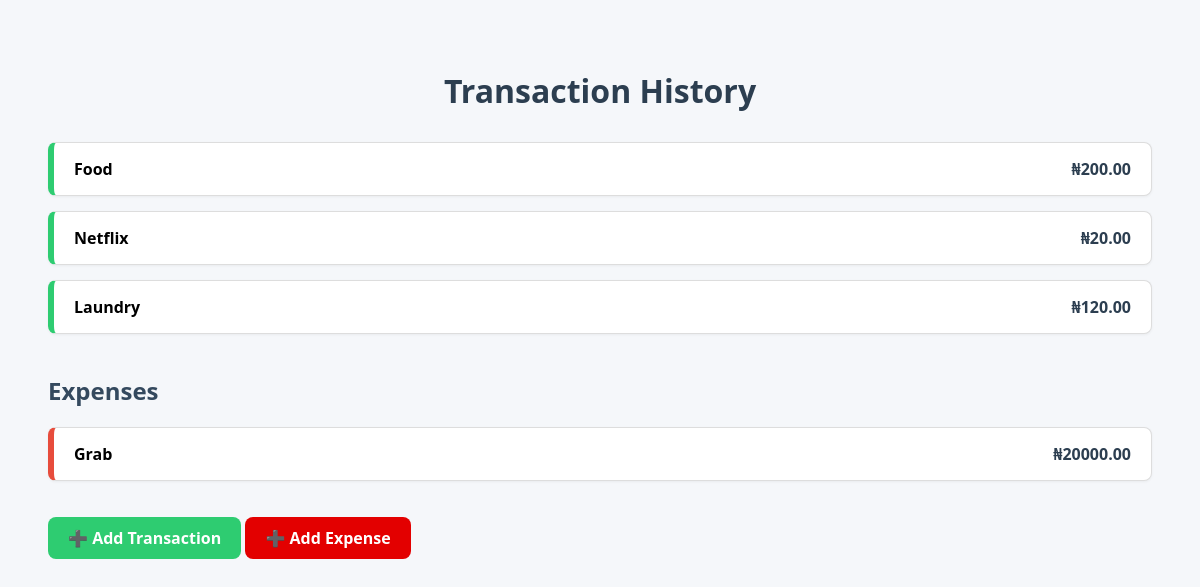
Before: / with the older database file.
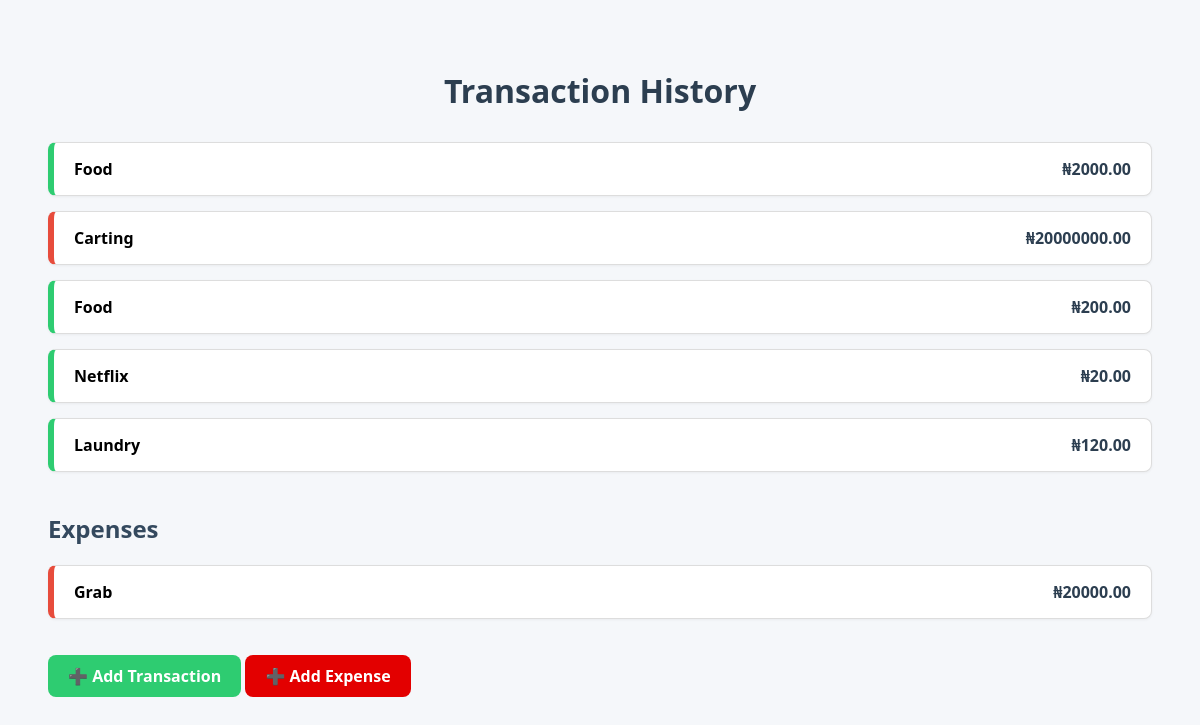
After: the same page with the newer database file.
### budget/models.py (models this page shows, shortened)
class Transaction(models.Model):
    TRANSACTION_TYPES = (
        ('IN', 'Income'),
        ('EX', 'Expense'),
    )
    title = models.CharField(max_length=100)
    amount = models.DecimalField(max_digits=10, decimal_places=2)
    type = models.CharField(max_length=2, choices=TRANSACTION_TYPES)
    date = models.DateField(auto_now_add=True)

class Expense(models.Model):
    title = models.CharField(max_length=100)
    amount = models.DecimalField(max_digits=10, decimal_places=2)
    date = models.DateField(auto_now_add=True)

### budget/views.py (the view)
# urls.py: path('', views.transaction_list, name='transaction-list'),
def transaction_list(request):
    expense = Expense.objects.all()  # Fetch all expenses
    transactions = Transaction.objects.order_by('-date')  # latest first
    return render(request, 'budget/transaction_list.html', {'transactions': transactions, 'expense': expense})

### budget/templates/budget/transaction_list.html (shortened to what this page needs)
<!DOCTYPE html>
<html>
  <head>
  </head>
  <body>
    <h1>Transaction History</h1>
    {% if transactions %}
    <ul>
      {% for txn in transactions %}
      <li class="{% if txn.type == 'EX' %}expense{% endif %}">
        <span class="title">{{ txn.title }}</span>
        <span class="amount">₦{{ txn.amount }}</span>
      </li>
      {% endfor %}
      <h2>Expenses</h2>
      {% for exp in expense %}
      <li class="expense">
        <span class="title">{{ exp.title }}</span>
        <span class="amount">₦{{ exp.amount }}</span>
      </li>
      {% endfor %}
    </ul>
    {% else %}
    <p class="no-data">No transactions recorded yet.</p>
    {% endif %}
    <a href="{% url 'add-transaction' %}" class="button">➕ Add Transaction</a>
    <a href="{% url 'add-expense' %}" class="add_button">➕ Add Expense</a>
  </body>
</html>

### budget/templates/budget/transaction_list.html (style rules this page uses)
body { font-family: "Segoe UI", sans-serif; background-color: #f5f7fa; padding: 40px; }
h1 { color: #2c3e50; text-align: center; margin-bottom: 30px; }
h2 { color: #34495e; margin-top: 40px; }
ul { list-style-type: none; padding: 0; }
li { background-color: #ffffff; border: 1px solid #ddd; border-left: 6px solid #2ecc71; margin-bottom: 15px; padding: 15px 20px; border-radius: 8px; box-shadow: 0 1px 3px rgba(0, 0, 0, 0.05); transition: all 0.2s ease; }
.expense { border-left-color: #e74c3c; }
.title { font-weight: 600; font-size: 16px; }
.amount { float: right; font-weight: bold; color: #2c3e50; }
.button { display: inline-block; padding: 10px 20px; background-color: #2ecc71; color: white; text-decoration: none; font-weight: bold; border-radius: 8px; margin-top: 20px; transition: 0.2s ease; }
.add_button { display: inline-block; padding: 10px 20px; background-color: #e30000ff; color: white; text-decoration: none; font-weight: bold; border-radius: 8px; margin-top: 20px; transition: 0.2s ease; }

Changed rows visible on the page:
added Transaction: title "Food", amount "2000.00"
added Transaction: title "Carting", amount "20000000.00", type "EX" (drawn)
